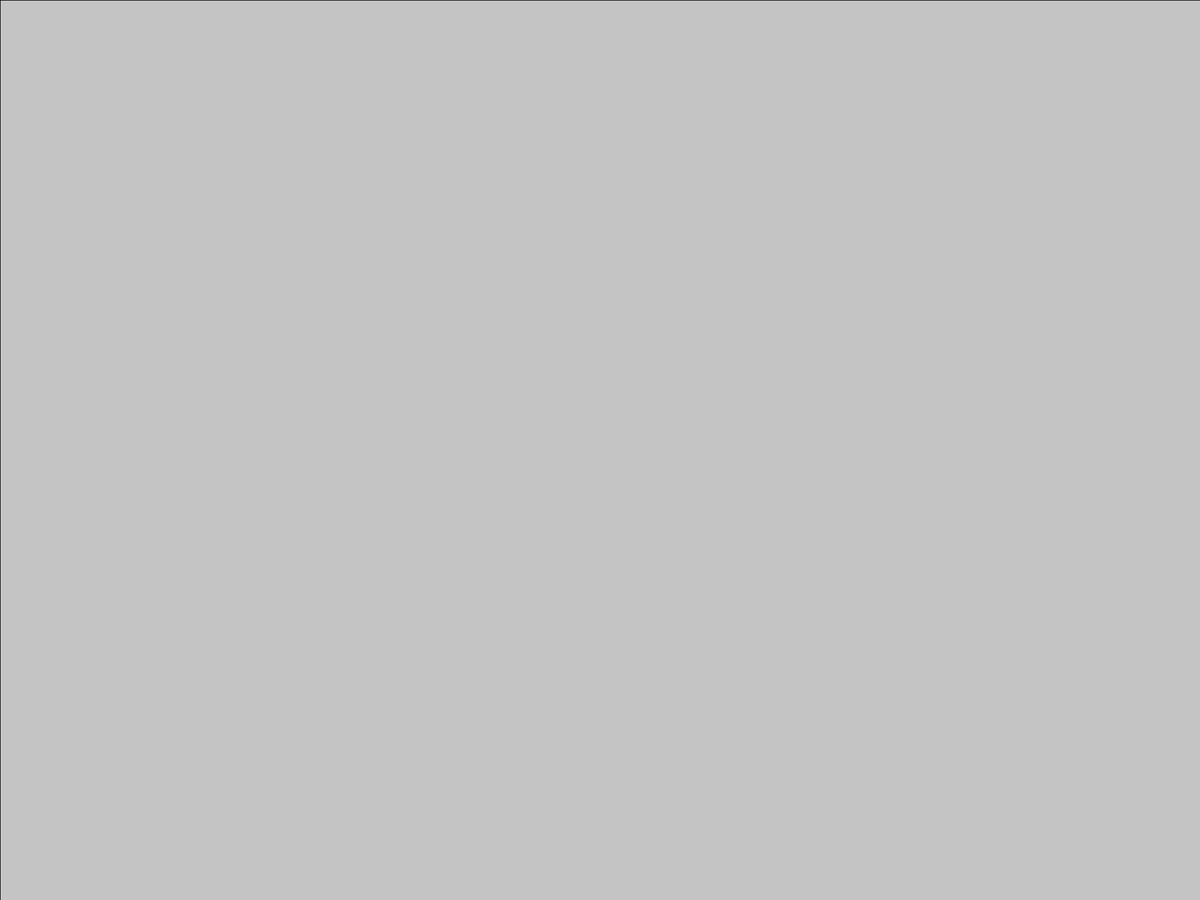
Frame 1 (no input)
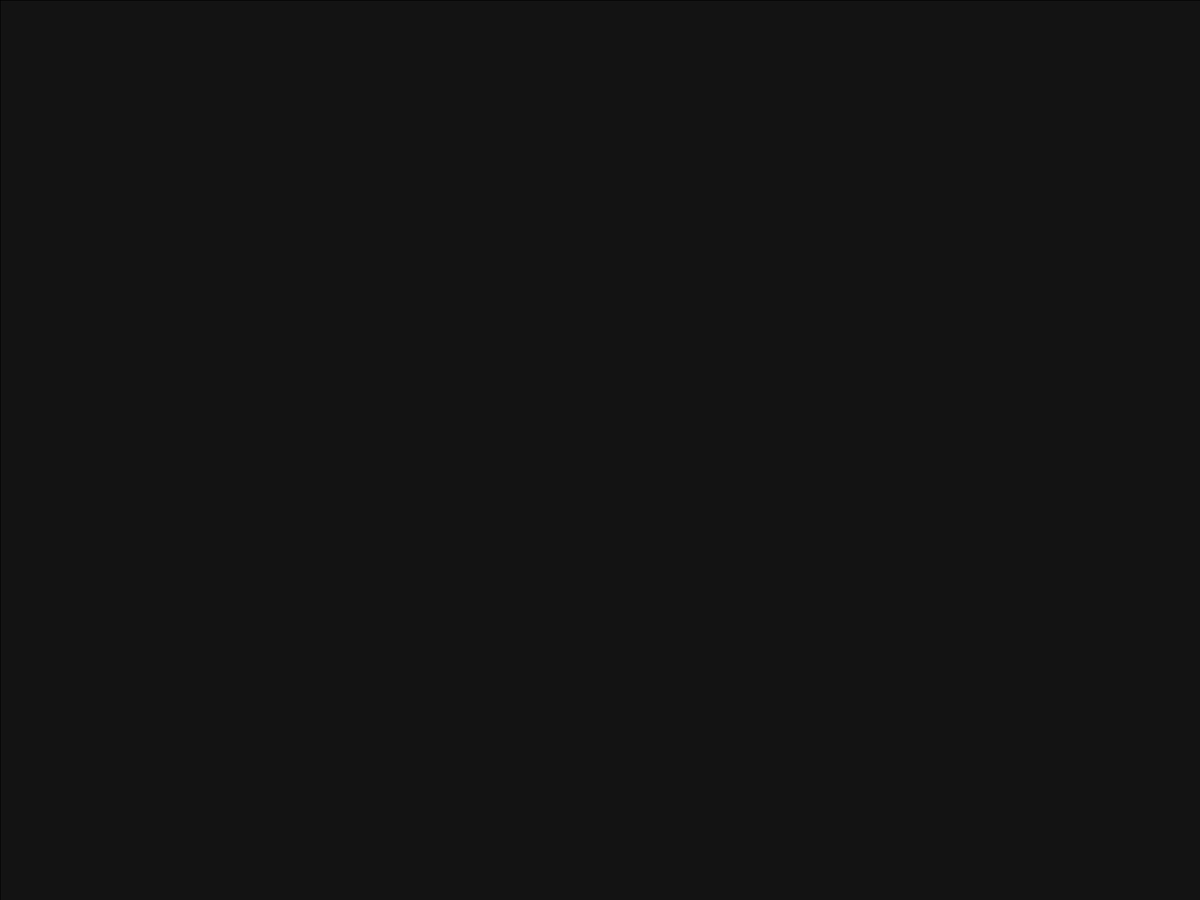
Frame 60 (the mouse pressed at the canvas centre just before this capture)
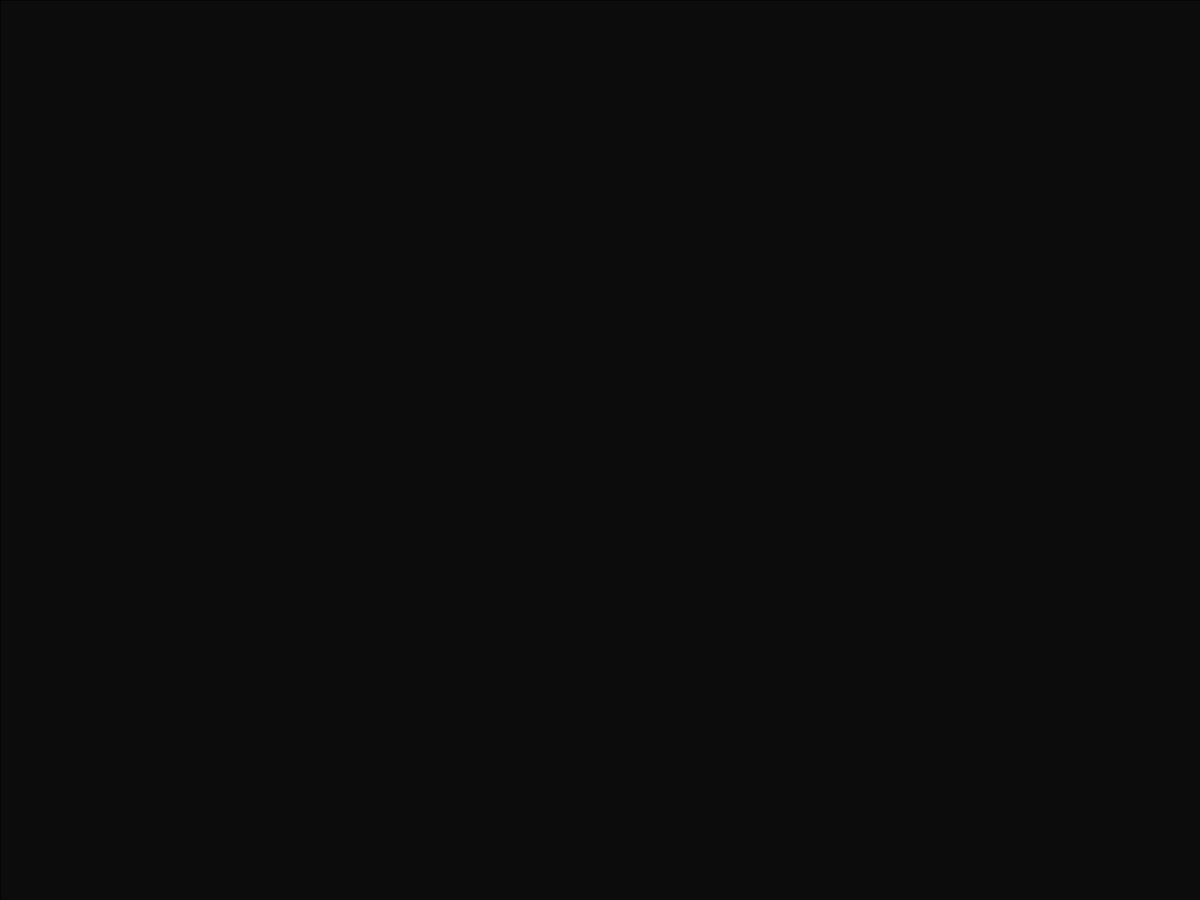
Frame 120 (the mouse held since frame 60 and released just before this capture)

The Processing sketch that drew these frames (run headless with seeded random() and noise(); from frame 60 on, the mouse is pressed at the canvas centre):

// Processing sketch: processing_152223
// ── processing_152223.pde

float ay;
float op;

class Particle {
  float x, y, vx, vy;
  color pColor;


  //constructor, initializes the attributes for particles
  Particle () {
    //where are the particles?
    this.x = random(width);
    this.y = random(height);
    //how fast are they going?
    this.vx = random(-10, 10);
    this.vy = random(-10, 10);
  }

  //method, a thing thats inside a class, asks a particle to do something
  void drawParticle() {
    float angle = atan2(vy, vx);
    fill(pColor);
    translate(this.x, this.y);
    rotate(angle);
    rect(-20, -5, 40, 10);
    rotate(-angle);
    translate(-this.x, -this.y);
    noStroke();
    
    
  }

  void updateParticle() {
    this.x += this.vx;
    this.y += this.vy;
    vy += ay;
  }
}

//-------end of Particles class-------\\

//global variable are not in any brace, thats why they are global
ArrayList<Particle> particles;
ArrayList<Float> x, y, vx, vy;

void setup() {
  size(2000, 1500); 
  particles = new ArrayList<Particle>();
  op = 0;
  ay = 0.1; 
  //how many particles do we want?
}

void mouseClicked() {
  
  color particleColor = color(random(255), random(255), random(255));   
  

  for (int i = 0; i < 100; i++) {
    Particle p = new Particle();
    p.x = mouseX;
    p.y = mouseY;
    p.pColor = particleColor;
    particles.add(p);

    frameCount = 0;
    
    //r = random(255);
    //g = random(255);
    //b = random(255);
    
  }
  op = 255;
} 

void update() {
  if (op > 0) {
    op -= frameCount / 30;
  } else {
    particles.clear();
  }
  //giving velocity
  for (Particle p : particles) {
    //p.x += p.vx is shorthand for p.x = p.x + p.vx
    p.updateParticle();

    println(op);
  }
}
void draw() {
  //background(random(10, 500), random(10, 500), random(10, 500)); 

  fill(0, 0, 0, 10);
  rect(0, 0, width, height);
  //fill(r, g, b, op);
  update(); 

  //type name + variable: <-- (inside) draws the particle
  for (Particle p : particles) { 
    //type of particle
    p.drawParticle();
  }
}
